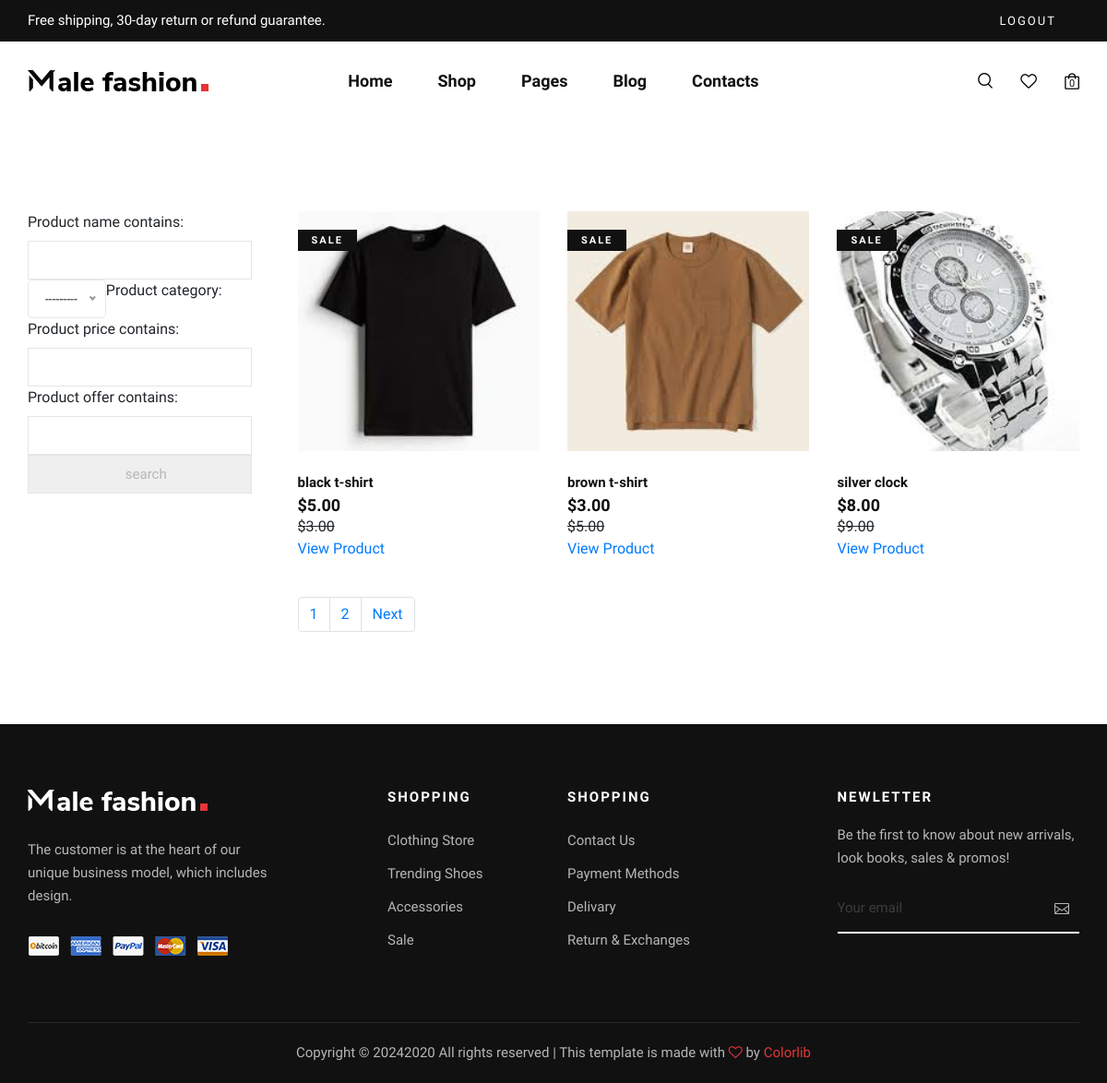
The app's page /product_list/ (signed in) with its own data.
### pages/models.py (models this page shows, shortened)
class Product(models.Model):
    PRDname=models.CharField(max_length=200,verbose_name=_('product name'))
    PRDcategory=models.ForeignKey('Category',verbose_name=_('product category'),blank=True, null=True,on_delete=models.CASCADE)
    PRDbrand=models.ForeignKey('settings.Brand',verbose_name=_('product brand'),on_delete=models.CASCADE , blank=True, null=True)
    PRDbase_productimage=models.ImageField(upload_to='products/%y/%m/%d' , verbose_name=_('product image'))
    PRDdescription=models.TextField(max_length=500,verbose_name=_('product description'))
    PRDprice=models.DecimalField(max_digits=5,decimal_places=2,verbose_name=_('product price'))
    PRDdiscountprice=models.DecimalField(max_digits=5,decimal_places=2,blank=True, null=True, verbose_name=_('product offer'))
    PRDisnew=models.BooleanField(blank=True, null=True,verbose_name=_('is new product'))
    PRDcreated=models.DateTimeField(verbose_name=_('product created'))
    PRDbestsellers=models.BooleanField(default=False,verbose_name=_('best sellesrs'))
    PRDnewarrivals=models.BooleanField(default=False,verbose_name=_('new arrivals'))
    PRDhotsales=models.BooleanField(default=False,verbose_name=_('hot sales'))
    slug=models.SlugField(blank=True, null=True)
    class Meta:
        verbose_name = 'Product'
        verbose_name_plural = 'Products'

### pages/views.py (the view)
# urls.py: path('product_list/',views.product_list,name="product_list"),
@login_required
def product_list(request):
    search=Product.objects.all()
    title=None
    if 'search-name' in request.GET:
        title=request.GET['search-name']
        if title:
            search=search.filter(PRDname__icontains=title)
    product_list=search
    my_filter=ProductFilter(request.GET,queryset=product_list)
    product_list=my_filter.qs
    paginator = Paginator(product_list, 3)
    page_number = request.GET.get("page")
    page_obj = paginator.get_page(page_number)
    context={
        'product_list':page_obj ,
        'my_filter':my_filter,
    }
    return render(request,'pages/product_list.html',context)

### cart/cart.py (called while the page is built)
    def __len__(self):
        return len(self.cart)

### cart/context_processors.py (called while the page is built)
def cart(request):
    return{'cart':Cart(request)}

### pages/models.py (called while the page is built)
    def __str__(self):
        return self.CATname

### templates/pages/product_list.html (shortened to what this page needs)
{% extends 'base.html' %}
{% load static %}
{% load bootstrap5form %}
{% block content %}
    <section class="shop spad">
        <div class="container">
            <div class="row">
                <div class="col-lg-3">
                    <div class="shop__sidebar">
                        <div class="shop__sidebar__search">
                            <form method="GET">
                                {{ my_filter.form|bootstrap5form }}
                                <input type="submit" value="search" class="boxed-btn3 w-100">
                            </form>
                        </div>
                    </div>
                </div>
                <div class="col-lg-9">
                    <div class="row">
                        {% for products in product_list %}
                        {% if products.PRDdiscountprice %}
                        <div class="col-lg-4 col-md-6 col-sm-6">
                            <div class="product__item sale">
                                <div class="product__item__pic set-bg" data-setbg="{{products.PRDbase_productimage.url}}">
                                    <span class="label">Sale</span>
                                </div>
                                <div class="product__item__text">
                                    <h6>{{products.PRDname}}</h6>
                                    <h5>${{products.PRDdiscountprice}}</h5>
                                    <strike>${{products.PRDprice}}</strike>
                                </div>
                                <div class="view_product">
                                    <a href="{%url 'product_list:product_detail' products.slug%}">View Product</a>
                                </div>
                            </div>
                        </div>
                        {% endif %}
                        {% endfor %}
                    </div>
                    <div class="container ">
                        <div class="row">
                            {% if product_list.has_other_pages %}
                            <nav aria-label="Page navigation example">
                                <ul class="pagination">
                                    {% for i in product_list.paginator.page_range %}
                                    <li class="page-item"><a class="page-link" href="?page={{i}}">{{i}}</a></li>
                                    {% endfor %}
                                    {% if product_list.has_next %}
                                    <li class="page-item"><a class="page-link" href="?page={{product_list.next_page_number}}">Next</a></li>
                                    {% endif %}
                                </ul>
                            </nav>
                            {% endif %}
                        </div>
                    </div>
                </div>
            </div>
        </div>
    </section>
{% endblock content %}

### project/static/css/style.css (style rules this page uses)
html, body { height: 100%; font-family: "Nunito Sans", sans-serif; -webkit-font-smoothing: antialiased; }
h1, h2, h3, h4, h5, h6 { margin: 0; color: #111111; font-weight: 400; font-family: "Nunito Sans", sans-serif; }
h5 { font-size: 18px; }
h6 { font-size: 16px; }
ul, ol { padding: 0; margin: 0; }
.set-bg { background-repeat: no-repeat; background-size: cover; background-position: top center; }
.spad { padding-top: 100px; padding-bottom: 100px; }
.product__item { overflow: hidden; margin-bottom: 40px; }
.product__item.sale .product__item__pic .label { color: #ffffff; background: #111111; }
.product__item__pic { height: 260px; position: relative; background-position: center center; }
.product__item__pic .label { color: #111111; font-size: 11px; font-weight: 700; letter-spacing: 2px; text-transform: uppercase; display: inline-block; padding: 4px 15px 2px; background: #ffffff; position: absolute; left: 0; top: 20px; }
.product__item__text { padding-top: 25px; position: relative; }
.product__item__text h6 { color: #111111; font-size: 15px; font-weight: 600; margin-bottom: 5px; -webkit-transition: all, 0.3s; -o-transition: all, 0.3s; transition: all, 0.3s; }
.product__item__text h5 { color: #0d0d0d; font-weight: 700; }
.shop__sidebar { padding-right: 20px; }
.shop__sidebar__search { margin-bottom: 45px; }
.shop__sidebar__search form { position: relative; }
.shop__sidebar__search form input { width: 100%; font-size: 15px; color: #b7b7b7; padding-left: 20px; border: 1px solid #e5e5e5; height: 42px; }
.shop__sidebar__search form input::placeholder { color: #b7b7b7; }
@media only screen and (min-width: 1200px) { .container { max-width: 1170px; } }

### records on screen
Product: shows a picture, PRDname "black t-shirt", PRDdiscountprice "5.00", PRDprice "3.00"
Product: shows a picture, PRDname "brown t-shirt", PRDdiscountprice "3.00", PRDprice "5.00"
Product: shows a picture, PRDname "silver clock", PRDdiscountprice "8.00", PRDprice "9.00"

### other values on screen
{{ cart|length }} "0"
{{ i }} "1" "2"
